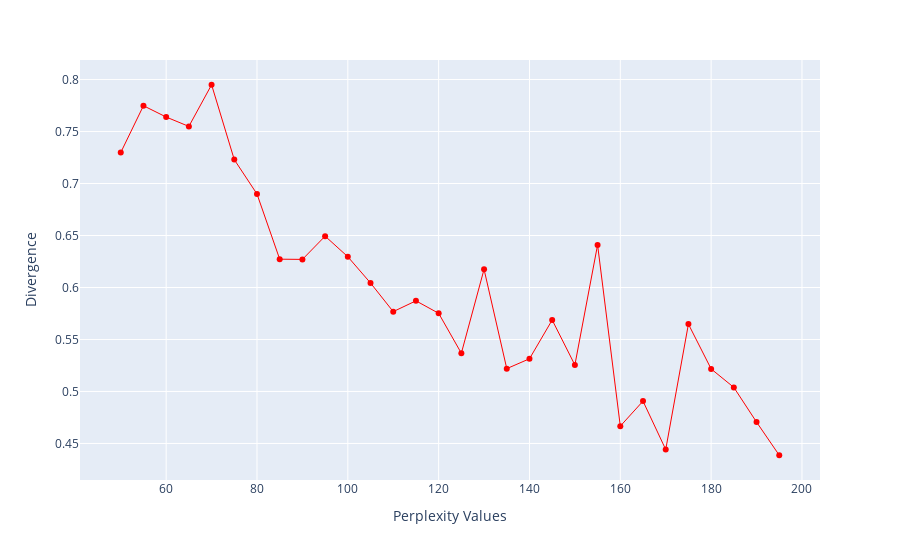

Notebook code cell kept with this figure:
### Code cell
perplexity = np.arange(50, 200, 5)
divergence = []

for i in perplexity:
    clean_pipeline = Pipeline([
        ('clean_pipeline', get_pipeline_clean_encode_only(categorical_features_one_hot, categorical_features_ordinal, numerical_features)),
        ('standard_scaler', StandardScaler()),
        ('PCA', PCA(n_components=5)),
        ('tsne', TSNE(n_components=2, perplexity=i, random_state=RANDOM_STATE))
    ])

    df_by_sector = df_clean[df_clean["GICS_SECTOR_NAME"] == "Consumer Discretionary"].copy()

    reduced = clean_pipeline.fit_transform(df_by_sector.copy())
    divergence.append(clean_pipeline['tsne'].kl_divergence_)
fig = px.line(x=perplexity, y=divergence, markers=True)
fig.update_layout(xaxis_title="Perplexity Values", yaxis_title="Divergence")
fig.update_traces(line_color="red", line_width=1)
fig.show()

### Figure 1 — Plotly figure (JSON) as saved in the notebook; plotly's stock layout.template omitted (floating-point values rounded to 4 significant figures)
{"data": [{"hovertemplate": "x=%{x}<br>y=%{y}<extra></extra>", "legendgroup": "", "line": {"color": "red", "dash": "solid", "width": 1}, "marker": {"symbol": "circle"}, "mode": "lines+markers", "name": "", "orientation": "v", "showlegend": false, "type": "scatter", "x": [50, 55, 60, 65, 70, 75, 80, 85, 90, 95, 100, 105, 110, 115, 120, 125, 130, 135, 140, 145, 150, 155, 160, 165, 170, 175, 180, 185, 190, 195], "xaxis": "x", "y": [0.7298, 0.7748, 0.7639, 0.7549, 0.795, 0.723, 0.6899, 0.6272, 0.627, 0.6494, 0.6296, 0.6043, 0.5768, 0.5872, 0.5752, 0.5368, 0.6175, 0.522, 0.5314, 0.5688, 0.5255, 0.641, 0.4667, 0.4907, 0.4442, 0.5648, 0.5217, 0.5039, 0.4706, 0.4387], "yaxis": "y"}], "layout": {"legend": {"tracegroupgap": 0}, "margin": {"t": 60}, "xaxis": {"anchor": "y", "domain": [0, 1], "title": {"text": "Perplexity Values"}}, "yaxis": {"anchor": "x", "domain": [0, 1], "title": {"text": "Divergence"}}}}
